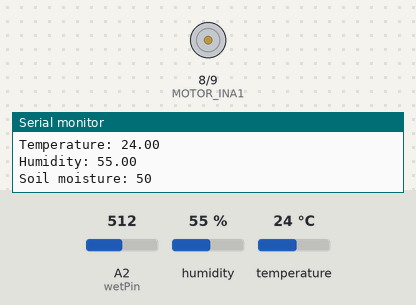
A sketch run on a simulated Arduino Uno, built with avr-gcc and run on an emulated ATmega328P. On the bench: motor-driver pin pairs drawn as motors (green arrow = first pin HIGH = forward, orange = second pin HIGH = backward, longer = more drive), the last lines printed to the serial monitor. The test bench sets the inputs (shaded band); at power-on: A2 (wetPin) = 512, humidity 55 %, temperature 24 °C.

Above: at 6.8 s.
6.9 s: A2 (wetPin) set to 317
13.6 s: A2 (wetPin) set to 288
At 19.1 s:
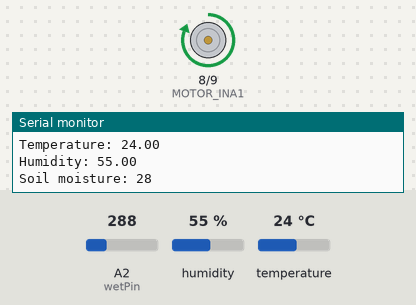
20.3 s: A2 (wetPin) set to 614
27.0 s: A2 (wetPin) set to 632
At 31.1 s:
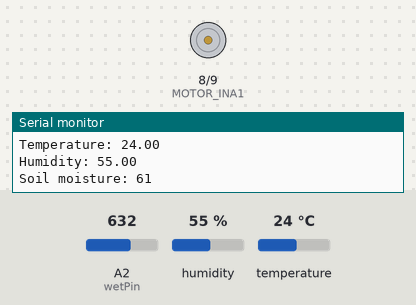
33.7 s: A2 (wetPin) set to 306
At 37.2 s:
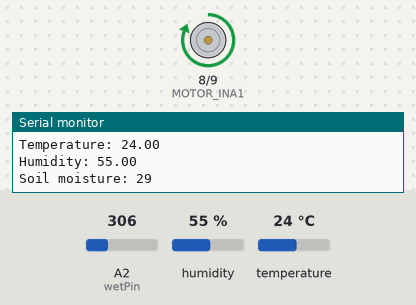
Timing chart, 0 to 38.7 s (numbered marks = the images above; inputs shaded):
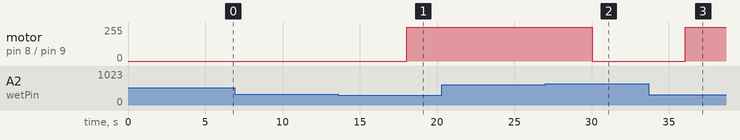

Measured:
- the behaviour switches between 307 and 306 on A2 (wetPin) (found by bisection; images 0 and 1)
- the behaviour switches between 624 and 625 on A2 (wetPin) (found by bisection; images 1 and 2)
- after the input at 13.6 s, motor on pin 8 (MOTOR_INA1) / pin 9 (MOTOR_INA2): stopped → forward 255/255 after 4.4 s
- after the input at 27.0 s, motor on pin 8 (MOTOR_INA1) / pin 9 (MOTOR_INA2): forward 255/255 → stopped after 3.0 s
- after the input at 33.7 s, motor on pin 8 (MOTOR_INA1) / pin 9 (MOTOR_INA2): stopped → forward 255/255 after 2.3 s

The sketch:

WaterPlant.ino
```cpp
/*
 Qian Jin
 Wed 1 Dec 2021
*/
#include <Wire.h>
#include <DHT.h>

#define MOTOR_INA1  8
#define MOTOR_INA2  9
#define LOW_TH 30
#define HIGH_TH 60


#define DHTPIN 4
#define DHTTYPE DHT22

DHT dht(DHTPIN, DHTTYPE);
int wetPin = A2;
long int wetValue = 0;
int pump_sta = 0;

void setup(){
    Serial.begin(9600);
    dht.begin();
    pumpInit();
}

void loop(){
    getSensor();
    pump_judge();
    delay(6000);
}

void pump_judge(){
  if( wetValue > HIGH_TH ){
    closePump();
  }else if( wetValue < LOW_TH ){
    openPump();
  }
}

void getSensor(){
  wetValue = analogRead(wetPin);
  wetValue *= 100;
  wetValue = wetValue/1023;

  //dht.getTHValue(DHT11_PIN);

  Serial.print("Temperature: ");
  Serial.println(dht.readTemperature());
  Serial.print("Humidity: ");
  Serial.println(dht.readHumidity());
  Serial.print("Soil moisture: ");
  Serial.println(wetValue);
  Serial.println();
}

void pumpInit(){
  pinMode( MOTOR_INA1,OUTPUT );
  pinMode( MOTOR_INA2,OUTPUT );
  analogWrite( MOTOR_INA1, 0 );
  analogWrite( MOTOR_INA2 , 0 );
}

void openPump(){
  pump_sta = 1;
  analogWrite(MOTOR_INA1, 150);
  analogWrite(MOTOR_INA2 , 0);
}

void closePump(){
  pump_sta = 0;
  analogWrite(MOTOR_INA1, 0);
  analogWrite(MOTOR_INA2 , 0);
}
```
